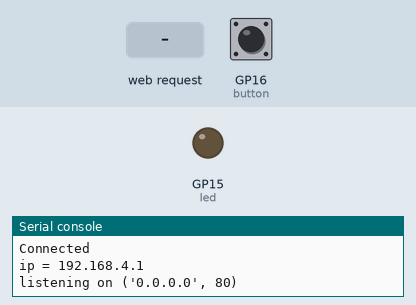
A program run on a simulated Raspberry Pi Pico running MicroPython. On the bench: output pins drawn as LEDs (lit = HIGH), the last lines printed to the serial console. The inputs (shaded band) are chosen by the test bench; at power-on: GP16 (button) HIGH. The board's own WiFi access point starts at once.

Above: at 1.2 s.
1.3 s: HTTP request GET /?led=on received
At 2.0 s:
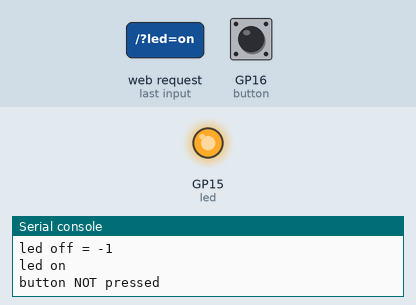
2.8 s: HTTP request GET /?led=off received
At 3.1 s:
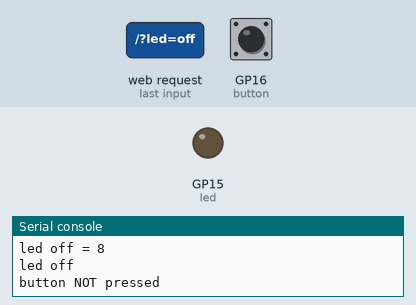
Timing chart, 0 to 5.8 s (numbered marks = the images above; inputs shaded):
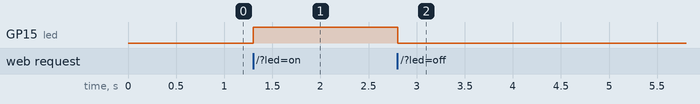

The program:

test3.py
```python
# Simple HTTP Server Example
# Control an LED and read a Button using a web browser

import time
import network
import socket
from machine import Pin

led = Pin(15, Pin.OUT)
ledState = 'LED State Unknown'

button = Pin(16, Pin.IN, Pin.PULL_UP)

#ssid = 'NETGEAR36'
#password = 'fuzzypotato890'

wlan = network.WLAN(network.AP_IF)
wlan.config(essid='PicoW', key='')
wlan.active(True)
#wlan.connect(ssid, password)

html = """<!DOCTYPE html>
<html>
<head> <title>Pico W</title> </head>
<body> <h1>Pico W HTTP Server</h1>
<p>Hello, World!</p>
<p>%s</p>
</body>
</html>
"""

# Wait for connect or fail
max_wait = 10
while max_wait > 0:
    if wlan.status() < 0 or wlan.status() >= 3:
        break
    max_wait -= 1
    print('waiting for connection...')
    time.sleep(1)

# Handle connection error
if wlan.status() != 3:
    raise RuntimeError('network connection failed')
else:
    print('Connected')
    status = wlan.ifconfig()
    print( 'ip = ' + status[0] )


# Open socket
addr = socket.getaddrinfo('0.0.0.0', 80)[0][-1]
s = socket.socket()
s.bind(addr)
s.listen(1)
print('listening on', addr)

# Listen for connections, serve client
while True:
    try:
        cl, addr = s.accept()
        print('client connected from', addr)
        request = cl.recv(1024)
        print("request:")
        print(request)
        request = str(request)
        led_on = request.find('led=on')
        led_off = request.find('led=off')

        print( 'led on = ' + str(led_on))
        print( 'led off = ' + str(led_off))

        if led_on == 8:
            print("led on")
            led.value(1)
        if led_off == 8:
            print("led off")
            led.value(0)

        ledState = "LED is OFF" if led.value() == 0 else "LED is ON" # a compact if-else statement

        if button.value() == 1: # button not pressed
            print("button NOT pressed")
            buttonState = "Button is NOT pressed"
        else:
            print("button pressed")
            buttonState = "Button is pressed"

        # Create and send response
        stateis = ledState + " and " + buttonState
        response = html % stateis
        cl.send('HTTP/1.0 200 OK\r\nContent-type: text/html\r\n\r\n')
        cl.send(response)
        cl.close()

    except OSError as e:
        cl.close()
        print('connection closed')
```

Measured:
- after the input at 1.3 s, GP15 (led): LOW → HIGH at once
- after the input at 2.8 s, GP15 (led): HIGH → LOW at once
